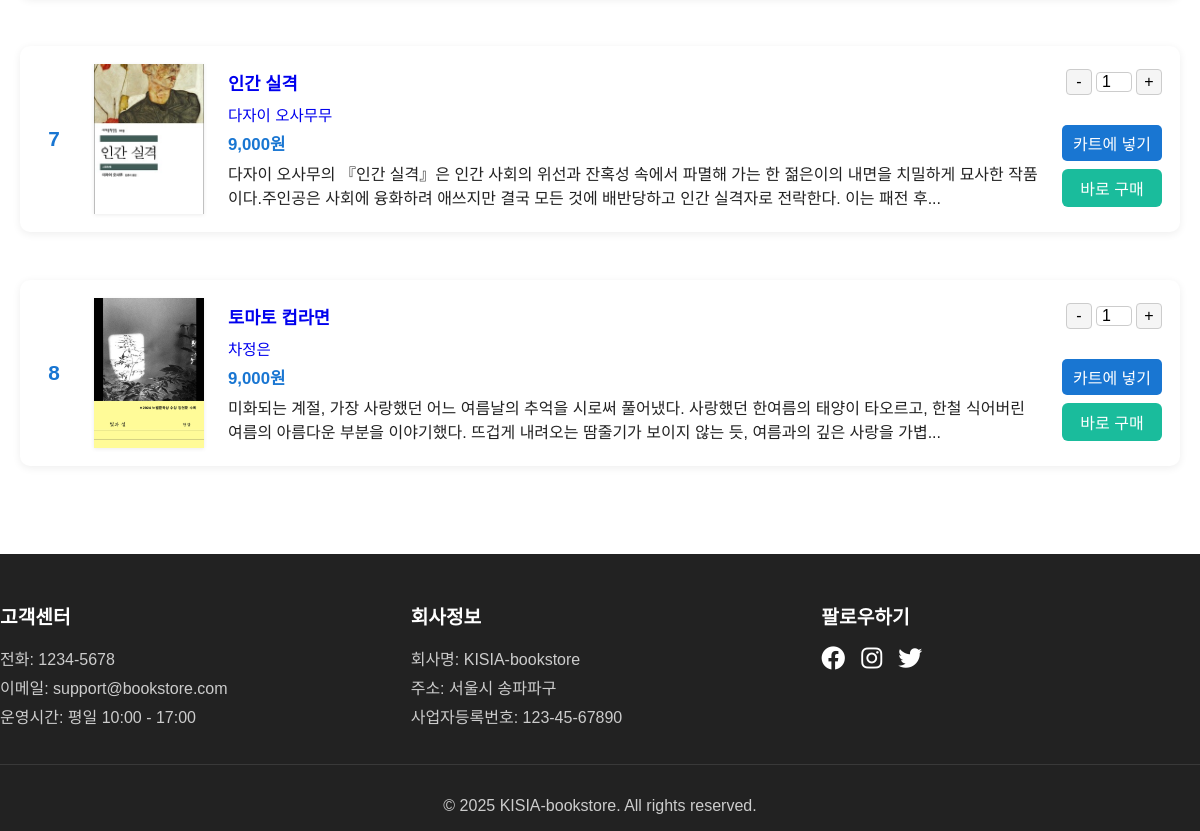
/category/novel.php (lower part), run on an earlier commit of the app's database.
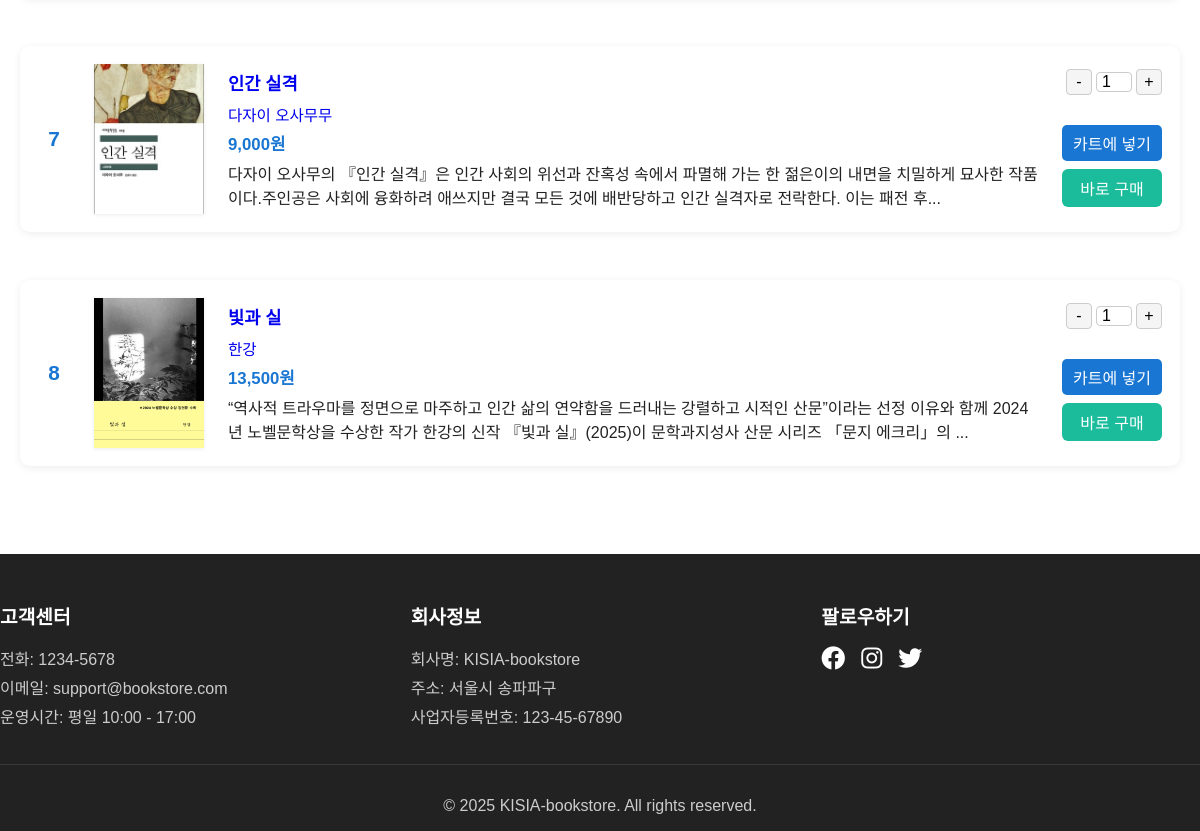
And on a later commit of the database.
### tables this page shows
CREATE TABLE books (
    id VARCHAR(50) NOT NULL PRIMARY KEY,
    title VARCHAR(255) NOT NULL,
    author VARCHAR(100) NOT NULL,
    price DECIMAL(10,2) NOT NULL,
    category VARCHAR(100),
    description TEXT,
    image_path VARCHAR(255),
    additional_image_path VARCHAR(255),
    created_at TIMESTAMP DEFAULT CURRENT_TIMESTAMP
);

### category/novel.php (the view, shortened to what this page needs)
<?php
require_once '../header.php';
$stmt = $conn->prepare("SELECT id, title, author, price, description, image_path FROM books WHERE category = ?");
$category = 'novel';
$stmt->bind_param("s", $category);
$stmt->execute();
$result = $stmt->get_result();
?>
<!DOCTYPE html>
<html lang="ko">
<head>
  <link rel="stylesheet" href="../css/style.css">
  <link rel="stylesheet" href="../css/header.css">
  <link rel="stylesheet" href="../css/category.css">
  <link rel="stylesheet" href="https://cdnjs.cloudflare.com/ajax/libs/font-awesome/6.0.0/css/all.min.css">
</head>
<body>
<div class="category-container">
  <div class="category-content">
    <div class="book-list">
      <?php if ($result->num_rows > 0): ?>
        <?php $num = 1; ?>
        <?php while($book = $result->fetch_assoc()): ?>
          <div class="book-row">
            <div class="book-number"><?= $num++ ?></div>
            <div class="book-thumb">
              <a href="book_detail.php?id=<?= urlencode($book['id']) ?>">
                <img src="../<?= htmlspecialchars($book['image_path']) ?>" alt="<?= htmlspecialchars($book['title']) ?>">
              </a>
            </div>
            <div class="book-info">
              <div class="book-title">
                <a href="book_detail.php?id=<?= urlencode($book['id']) ?>"><?= htmlspecialchars($book['title']) ?></a>
              </div>
              <div class="book-meta">
                <a href="book_detail.php?id=<?= urlencode($book['id']) ?>"><?= htmlspecialchars($book['author']) ?></a>
              </div>
              <div class="book-price"><?= number_format((int)$book['price']) ?>원</div>
              <div class="book-desc">
                <?= htmlspecialchars(mb_strimwidth(strip_tags($book['description']), 0, 220, '...')) ?>
              </div>
            </div>
            <form method="POST" class="book-action-form" action="../cart.php">
              <div class="book-actions">
                <div class="qty-control">
                  <button type="button" onclick="updateQuantity(this, -1)">-</button>
                  <input type="number" class="quantity-display" value="1" min="1" readonly>
                  <button type="button" onclick="updateQuantity(this, 1)">+</button>
                </div>
                <button type="submit" class="cart-btn">카트에 넣기</button>
                <button type="submit" class="buy-btn" name="buy_now" value="1">바로 구매</button>
              </div>
            </form>
          </div>
        <?php endwhile; ?>
      <?php else: ?>
        <p class="no-books">등록된 도서가 없습니다.</p>
      <?php endif; ?>
    </div>
  </div>
</div>
<?php require_once '../footer.php'; ?>
</body>
</html>

What changed in the data, as far as the page shows it:
changed books: title "토마토 컵라면" → "빛과 실"; author "차정은" → "한강"; price "9,000" → "13,500"; description "미화되는 계절, 가장 사랑했던 어느 여름날의 추억을 시로써 풀어냈다. 사랑했던 한여름의 태양이 타오르고, 한철 식어버린 여름의 아름다운 부분을 이야기했다. 뜨겁게 내려오는 땀줄기가 보이지 않는 듯, 여름과의 깊은 사랑을 가볍..." → "“역사적 트라우마를 정면으로 마주하고 인간 삶의 연약함을 드러내는 강렬하고 시적인 산문”이라는 선정 이유와 함께 2024년 노벨문학상을 수상한 작가 한강의 신작 『빛과 실』(2025)이 문학과지성사 산문 시리즈 「문지 에크리」의 ..."
